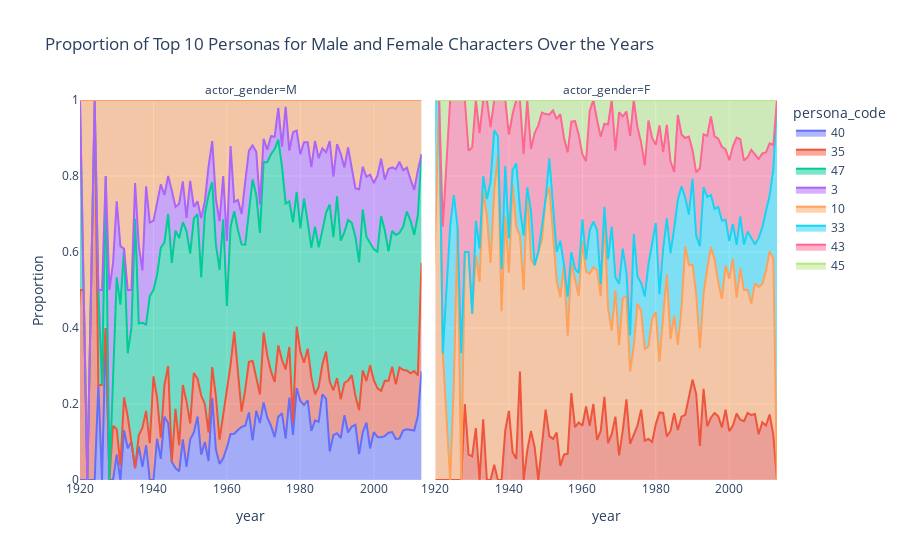

Notebook source saved alongside this figure:
### Code cell
import pandas as pd
import plotly.express as px

# Count occurrences for each combination of 'year', 'persona_code', and 'actor_gender'
data_counts = persona_char_movie_year.groupby(['year', 'persona_code', 'actor_gender']).size().reset_index(name='count')

# Get the top 5 personas for both male and female characters
top5_male_personas = data_counts[data_counts['actor_gender'] == 'M'].groupby('persona_code')['count'].sum().nlargest(5).index
top5_female_personas = data_counts[data_counts['actor_gender'] == 'F'].groupby('persona_code')['count'].sum().nlargest(5).index

# Filter the data for the top 5 personas for both male and female characters
male_top5_data = data_counts[(data_counts['actor_gender'] == 'M') & (data_counts['persona_code'].isin(top5_male_personas))]
female_top5_data = data_counts[(data_counts['actor_gender'] == 'F') & (data_counts['persona_code'].isin(top5_female_personas))]

# Combine male and female data
combined_data = pd.concat([male_top5_data, female_top5_data])

# Calculate the total count for each year and gender
total_counts = combined_data.groupby(['year', 'actor_gender'])['count'].sum().reset_index()

# Merge total counts with the combined_data to calculate proportions
combined_data = pd.merge(combined_data, total_counts, on=['year', 'actor_gender'], suffixes=('', '_total'))
combined_data['proportion'] = combined_data['count'] / combined_data['count_total']

# Create a stacked area chart with central alignment
fig = px.area(
    combined_data,
    x='year',
    y='proportion',
    color='persona_code',
    facet_col='actor_gender',
    facet_col_wrap=2,  # Set the number of columns in the facet grid
    labels={'proportion': 'Proportion'},
    title='Proportion of Top 10 Personas for Male and Female Characters Over the Years',
    range_x=[1920, combined_data['year'].max()],  # Set the starting point of the x-axis
    range_y=[0, 1]  # Set the y-axis range
)

# Show the chart
fig.show()
